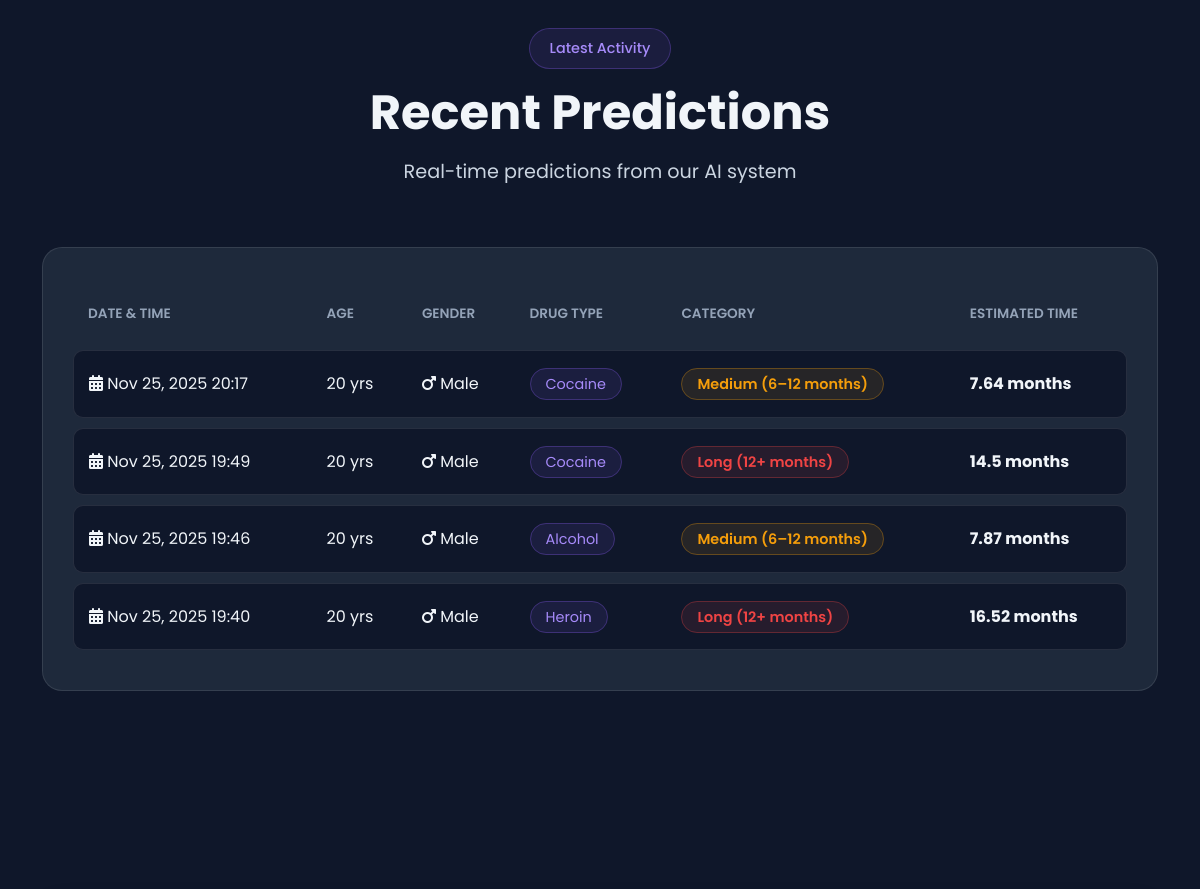
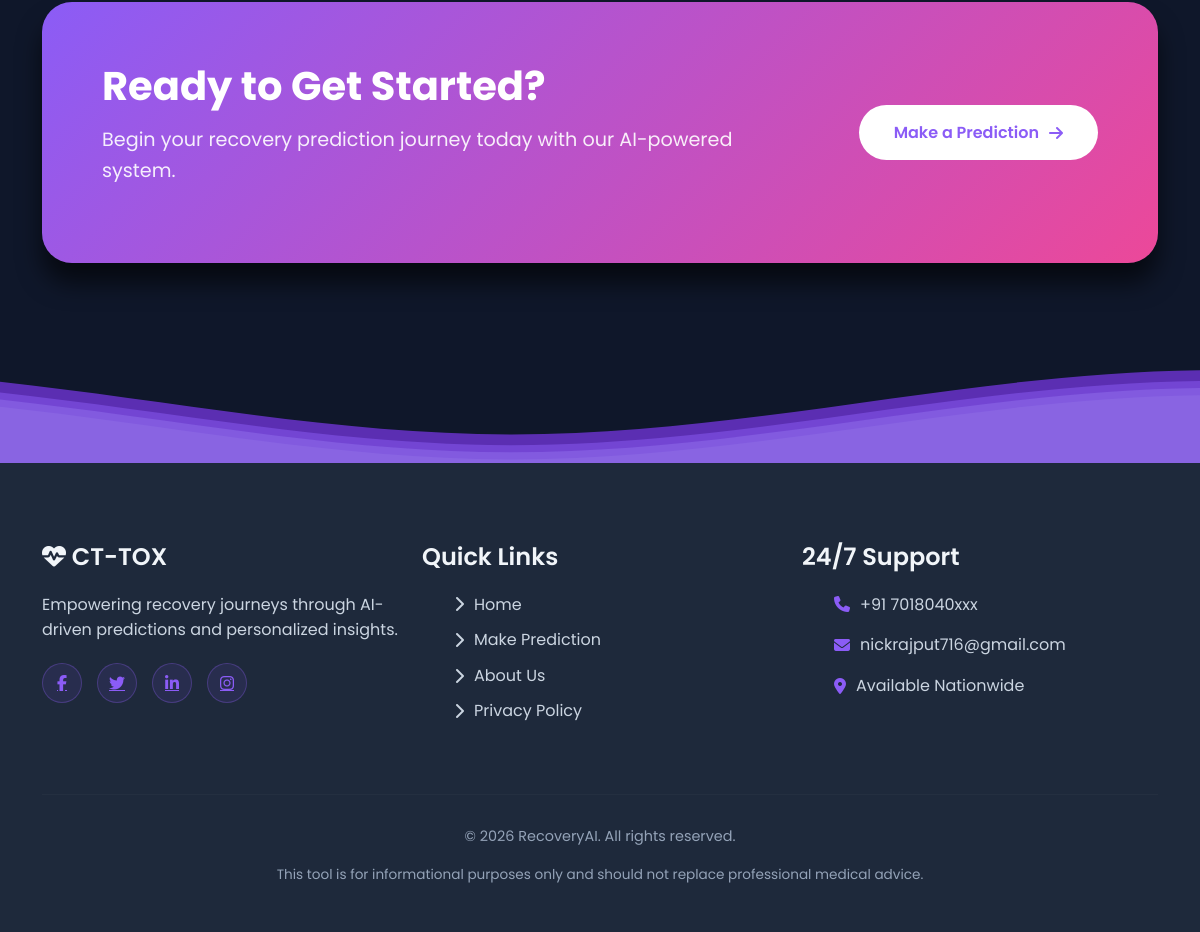
Before: / (lower part) with the older database file (2 pictures, top to bottom).
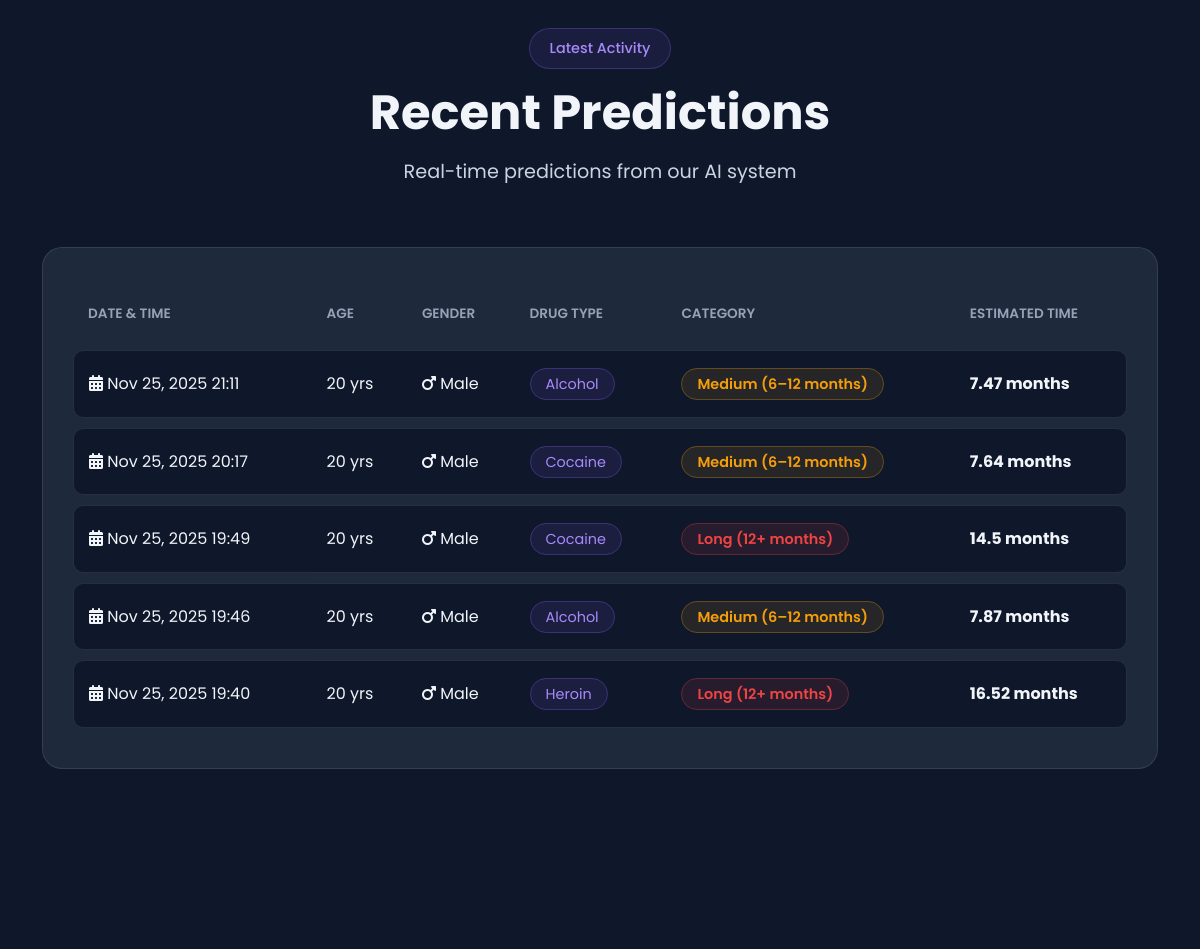
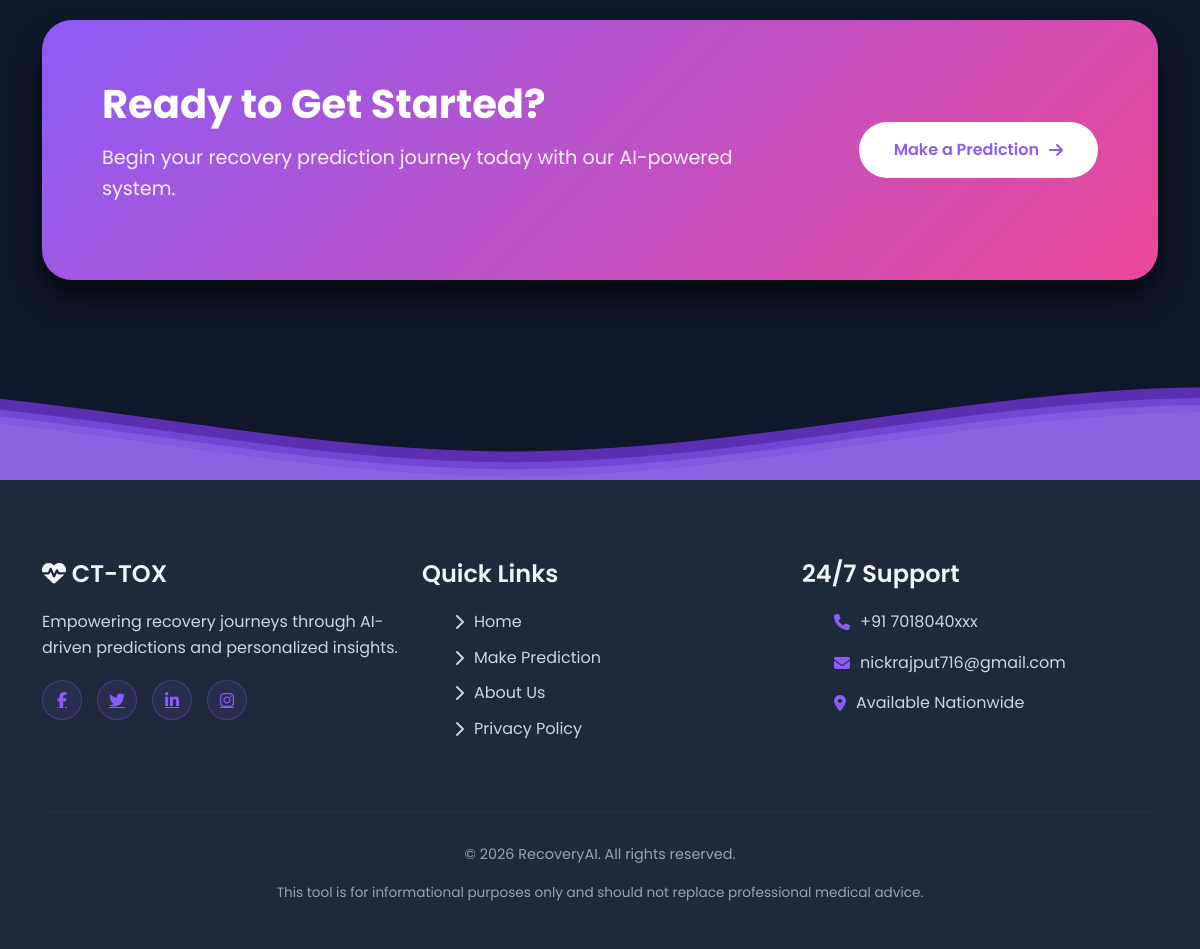
After: the same page with the newer database file (2 pictures, top to bottom).
### prediction/models.py (models this page shows, shortened)
class PredictionHistory(models.Model):
    age = models.IntegerField()
    gender = models.CharField(max_length=10)
    drug_type = models.CharField(max_length=50)
    addiction_severity = models.IntegerField()
    daily_usage = models.FloatField()
    years_using = models.IntegerField()
    mental_health_score = models.FloatField()
    recovery_program = models.IntegerField()
    predicted_class = models.CharField(max_length=50)
    predicted_months = models.FloatField()
    probability_short = models.FloatField()
    probability_medium = models.FloatField()
    probability_long = models.FloatField()
    created_at = models.DateTimeField(auto_now_add=True)
    class Meta:
        ordering = ['-created_at']
        verbose_name_plural = "Prediction Histories"

### prediction/views.py (the view)
# urls.py: path('', views.home, name='home'),
def home(request):
    recent_predictions = PredictionHistory.objects.all()[:5]
    return render(request, 'prediction/home.html', {
        'recent_predictions': recent_predictions
    })

### prediction/templates/prediction/home.html (shortened to what this page needs)
{% extends 'prediction/base.html' %}
{% block content %}
{% if recent_predictions %}
<section class="predictions-section">
    <div class="container">
        <div class="section-header text-center" data-aos="fade-up">
            <span class="section-badge">Latest Activity</span>
            <h2 class="section-title">Recent Predictions</h2>
            <p class="section-subtitle">Real-time predictions from our AI system</p>
        </div>
        <div class="predictions-table-wrapper" data-aos="fade-up" data-aos-delay="200">
            <table class="predictions-table">
                <thead>
                    <tr>
                        <th>Date & Time</th>
                        <th>Age</th>
                        <th>Gender</th>
                        <th>Drug Type</th>
                        <th>Category</th>
                        <th>Estimated Time</th>
                    </tr>
                </thead>
                <tbody>
                    {% for pred in recent_predictions %}
                    <tr>
                        <td>
                            <i class="fas fa-calendar-alt"></i>
                            {{ pred.created_at|date:"M d, Y H:i" }}
                        </td>
                        <td>{{ pred.age }} yrs</td>
                        <td>
                            <i class="fas fa-{% if pred.gender == 'Male' %}mars{% else %}venus{% endif %}"></i>
                            {{ pred.gender }}
                        </td>
                        <td>
                            <span class="drug-badge">{{ pred.drug_type }}</span>
                        </td>
                        <td>
                            <span class="category-badge
                                {% if 'Short' in pred.predicted_class %}badge-success
                                {% elif 'Medium' in pred.predicted_class %}badge-warning
                                {% else %}badge-danger{% endif %}">
                                {{ pred.predicted_class }}
                            </span>
                        </td>
                        <td>
                            <strong>{{ pred.predicted_months }} months</strong>
                        </td>
                    </tr>
                    {% endfor %}
                </tbody>
            </table>
        </div>
    </div>
</section>
{% endif %}
<section class="cta-section">
    <div class="container">
        <div class="cta-card" data-aos="zoom-in">
            <div class="row align-items-center">
                <div class="col-lg-8">
                    <h2 class="cta-title">Ready to Get Started?</h2>
                    <p class="cta-text">Begin your recovery prediction journey today with our AI-powered system.</p>
                </div>
                <div class="col-lg-4 text-lg-end">
                    <a href="{% url 'predict' %}" class="btn-cta">
                        <span>Make a Prediction</span>
                        <i class="fas fa-arrow-right"></i>
                    </a>
                </div>
            </div>
        </div>
    </div>
</section>
{% endblock %}

### prediction/templates/prediction/base.html (shortened to what this page needs)
<!DOCTYPE html>
<html lang="en" data-theme="dark">
<head>
    <link href="https://cdn.jsdelivr.net/npm/bootstrap@5.3.2/dist/css/bootstrap.min.css" rel="stylesheet">
    <link rel="stylesheet" href="https://cdnjs.cloudflare.com/ajax/libs/font-awesome/6.4.2/css/all.min.css">
    <link href="https://unpkg.com/aos@2.3.1/dist/aos.css" rel="stylesheet">
    {% load static %}
    <link rel="stylesheet" href="{% static 'css/style.css' %}">
</head>
<body>
    <div id="particles-js"></div>
    <main>
        {% block content %}
        {% endblock %}
    </main>
    <footer class="footer">
        <div class="footer-waves">
        </div>
        <div class="container">
            <div class="row">
                <div class="col-md-4 mb-4">
                    <h5 class="footer-heading">
                        <i class="fas fa-heartbeat"></i> CT-TOX
                    </h5>
                    <p class="footer-text">Empowering recovery journeys through AI-driven predictions and personalized insights.</p>
                    <div class="social-links">
                        <a href="https://www.facebook.com/share/1BfF9rmMFc/" class="social-link"><i class="fab fa-facebook-f"></i></a>
                        <a href="https://x.com/callmenick716?t=UkjgUh0amXXL6Ig_9UM0hA&s=08" class="social-link"><i class="fab fa-twitter"></i></a>
                        <a href="https://www.linkedin.com/in/nikhil-rana-59742a291?utm_source=share&utm_campaign=share_via&utm_content=profile&utm_medium=android_app" class="social-link"><i class="fab fa-linkedin-in"></i></a>
                        <a href="https://www.instagram.com/_rana__nikhil_?igsh=MTlrdzZ6MnZwa3h4OA==" class="social-link"><i class="fab fa-instagram"></i></a>
                    </div>
                </div>
                <div class="col-md-4 mb-4">
                    <h5 class="footer-heading">Quick Links</h5>
                    <ul class="footer-links">
                        <li><a href="{% url 'home' %}"><i class="fas fa-chevron-right"></i> Home</a></li>
                        <li><a href="{% url 'predict' %}"><i class="fas fa-chevron-right"></i> Make Prediction</a></li>
                        <li><a href="#about"><i class="fas fa-chevron-right"></i> About Us</a></li>
                        <li><a href="#"><i class="fas fa-chevron-right"></i> Privacy Policy</a></li>
                    </ul>
                </div>
                <div class="col-md-4 mb-4">
                    <h5 class="footer-heading">24/7 Support</h5>
                    <ul class="footer-contact">
                        <li><i class="fas fa-phone"></i> +91 7018040xxx</li>
                        <li><i class="fas fa-envelope"></i>nickrajput716@gmail.com</li>
                        <li><i class="fas fa-map-marker-alt"></i> Available Nationwide</li>
                    </ul>
                </div>
            </div>
            <hr class="footer-divider">
            <div class="row">
                <div class="col-12 text-center">
                    <p class="footer-copyright">&copy; 2026 RecoveryAI. All rights reserved.</p>
                    <p class="footer-disclaimer">This tool is for informational purposes only and should not replace professional medical advice.</p>
                </div>
            </div>
        </div>
    </footer>
</body>
</html>

Changed rows visible on the page:
added PredictionHistory: created_at "Nov 25, 2025 21:11", age "20", gender "Male", drug_type "Alcohol", predicted_class "Medium (6–12 months)", predicted_months "7.47"
